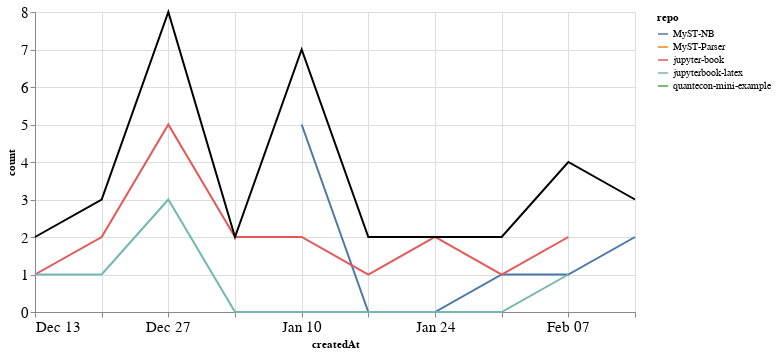

Write notebook code for a chart like this one.
### Markdown cell above
### Comments

### Code cell
comments_time = comments.groupby('repo').resample('W', on='createdAt').count()['author'].reset_index()
comments_time = comments_time.rename(columns={'author': 'count'})
comments_time_total = comments_time.groupby('createdAt').agg({"count": "sum"}).reset_index()
ch1 = alt.Chart(comments_time, width=600).mark_line().encode(
    x='createdAt',
    y='count',
    color='repo',
    tooltip="repo"
)

ch2 = alt.Chart(comments_time_total, width=600).mark_line(color="black").encode(
    x='createdAt',
    y='count',
)

ch1 + ch2

### Figure 1 — Vega-Lite specification as saved in the notebook (floating-point values rounded to 4 significant figures)
{"config": {"axisLeft": {"labelFontSize": 15}, "axisBottom": {"labelFontSize": 15}}, "layer": [{"data": {"name": "data-3d967855b63f8db50b993d2eb13be8ff"}, "mark": "line", "encoding": {"color": {"type": "nominal", "field": "repo"}, "tooltip": {"type": "nominal", "field": "repo"}, "x": {"type": "temporal", "field": "createdAt"}, "y": {"type": "quantitative", "field": "count"}}, "width": 600}, {"data": {"name": "data-9cf5c9cf6b6276ab2268acb7b06ab856"}, "mark": {"type": "line", "color": "black"}, "encoding": {"x": {"type": "temporal", "field": "createdAt"}, "y": {"type": "quantitative", "field": "count"}}, "width": 600}], "$schema": "https://vega.github.io/schema/vega-lite/v4.8.1.json", "datasets": {"data-3d967855b63f8db50b993d2eb13be8ff": [{"repo": "MyST-NB", "createdAt": "2021-01-10T00:00:00", "count": 5}, {"repo": "MyST-NB", "createdAt": "2021-01-17T00:00:00", "count": 0}, {"repo": "MyST-NB", "createdAt": "2021-01-24T00:00:00", "count": 0}, {"repo": "MyST-NB", "createdAt": "2021-01-31T00:00:00", "count": 1}, {"repo": "MyST-NB", "createdAt": "2021-02-07T00:00:00", "count": 1}, {"repo": "MyST-NB", "createdAt": "2021-02-14T00:00:00", "count": 2}, {"repo": "MyST-Parser", "createdAt": "2021-01-17T00:00:00", "count": 1}, {"repo": "jupyter-book", "createdAt": "2020-12-13T00:00:00", "count": 1}, {"repo": "jupyter-book", "createdAt": "2020-12-20T00:00:00", "count": 2}, {"repo": "jupyter-book", "createdAt": "2020-12-27T00:00:00", "count": 5}, {"repo": "jupyter-book", "createdAt": "2021-01-03T00:00:00", "count": 2}, {"repo": "jupyter-book", "createdAt": "2021-01-10T00:00:00", "count": 2}, {"repo": "jupyter-book", "createdAt": "2021-01-17T00:00:00", "count": 1}, {"repo": "jupyter-book", "createdAt": "2021-01-24T00:00:00", "count": 2}, {"repo": "jupyter-book", "createdAt": "2021-01-31T00:00:00", "count": 1}, {"repo": "jupyter-book", "createdAt": "2021-02-07T00:00:00", "count": 2}, {"repo": "jupyterbook-latex", "createdAt": "2020-12-13T00:00:00", "count": 1}, {"repo": "jupyterbook-latex", "createdAt": "2020-12-20T00:00:00", "count": 1}, {"repo": "jupyterbook-latex", "createdAt": "2020-12-27T00:00:00", "count": 3}, {"repo": "jupyterbook-latex", "createdAt": "2021-01-03T00:00:00", "count": 0}, {"repo": "jupyterbook-latex", "createdAt": "2021-01-10T00:00:00", "count": 0}, {"repo": "jupyterbook-latex", "createdAt": "2021-01-17T00:00:00", "count": 0}, {"repo": "jupyterbook-latex", "createdAt": "2021-01-24T00:00:00", "count": 0}, {"repo": "jupyterbook-latex", "createdAt": "2021-01-31T00:00:00", "count": 0}, {"repo": "jupyterbook-latex", "createdAt": "2021-02-07T00:00:00", "count": 1}, {"repo": "quantecon-mini-example", "createdAt": "2021-02-14T00:00:00", "count": 1}], "data-9cf5c9cf6b6276ab2268acb7b06ab856": [{"createdAt": "2020-12-13T00:00:00", "count": 2}, {"createdAt": "2020-12-20T00:00:00", "count": 3}, {"createdAt": "2020-12-27T00:00:00", "count": 8}, {"createdAt": "2021-01-03T00:00:00", "count": 2}, {"createdAt": "2021-01-10T00:00:00", "count": 7}, {"createdAt": "2021-01-17T00:00:00", "count": 2}, {"createdAt": "2021-01-24T00:00:00", "count": 2}, {"createdAt": "2021-01-31T00:00:00", "count": 2}, {"createdAt": "2021-02-07T00:00:00", "count": 4}, {"createdAt": "2021-02-14T00:00:00", "count": 3}]}}
